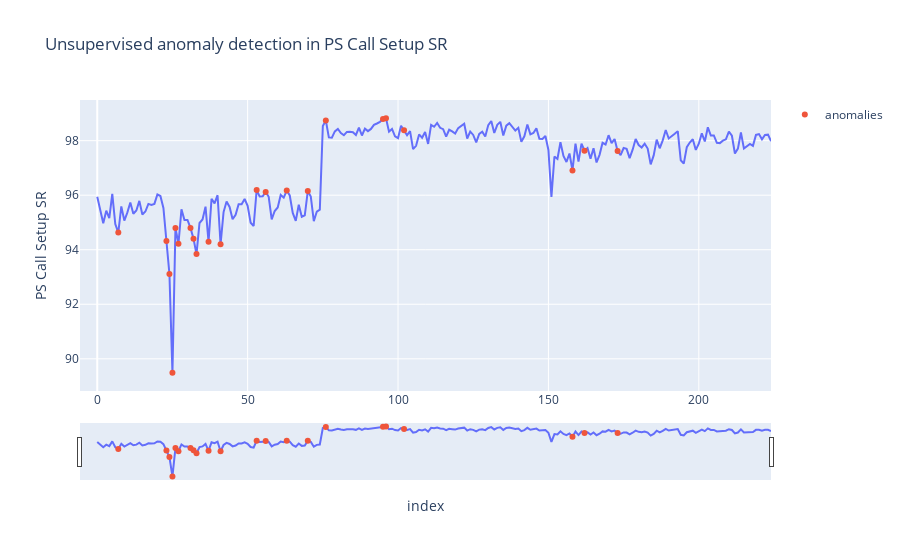

The notebook cell this image was saved under:
### Code cell
fig = px.line(df, x='index', y='PS Call Setup SR', title='Unsupervised anomaly detection in PS Call Setup SR')
fig.add_trace(go.Scatter(x=lof_anomaly_df["index"].to_list(), y=lof_anomaly_df["PS Call Setup SR"].to_list(),
                        mode='markers', name='anomalies'))
fig.update_xaxes(rangeslider_visible=True)
fig

### Figure 1 — Plotly figure (JSON) as saved in the notebook; plotly's stock layout.template omitted (floating-point values rounded to 4 significant figures; data arrays with more than 128 entries replaced by an {"elided": "..."} marker saying what was removed)
{"data": [{"hovertemplate": "index=%{x}<br>PS Call Setup SR=%{y}<extra></extra>", "legendgroup": "", "line": {"color": "#636efa", "dash": "solid"}, "mode": "lines", "name": "", "orientation": "v", "showlegend": false, "type": "scatter", "x": {"elided": "225 int values"}, "xaxis": "x", "y": {"elided": "225 float values"}, "yaxis": "y"}, {"mode": "markers", "name": "anomalies", "type": "scatter", "x": [7, 23, 24, 25, 26, 27, 31, 32, 33, 37, 41, 53, 56, 63, 70, 76, 95, 96, 102, 158, 162, 173], "y": [94.63, 94.32, 93.11, 89.49, 94.8, 94.22, 94.8, 94.4, 93.84, 94.29, 94.2, 96.19, 96.12, 96.17, 96.15, 98.74, 98.79, 98.82, 98.38, 96.91, 97.63, 97.62]}], "layout": {"legend": {"tracegroupgap": 0}, "title": {"text": "Unsupervised anomaly detection in PS Call Setup SR"}, "xaxis": {"anchor": "y", "domain": [0, 1], "rangeslider": {"visible": true}, "title": {"text": "index"}}, "yaxis": {"anchor": "x", "domain": [0, 1], "title": {"text": "PS Call Setup SR"}}}}
